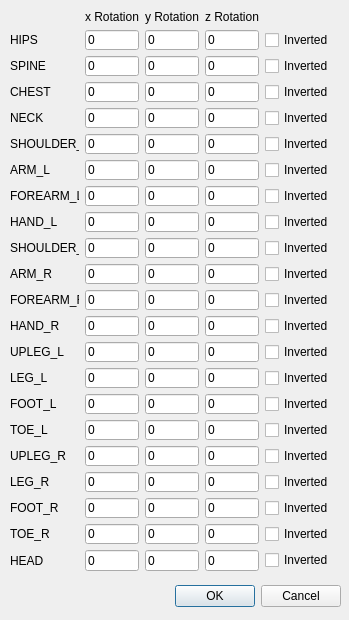
<?xml version="1.0" encoding="UTF-8"?>
<ui version="4.0">
 <class>TrackerModWindow</class>
 <widget class="QDialog" name="TrackerModWindow">
  <property name="geometry">
   <rect>
    <x>0</x>
    <y>0</y>
    <width>349</width>
    <height>620</height>
   </rect>
  </property>
  <property name="windowTitle">
   <string>Dialog</string>
  </property>
  <widget class="QDialogButtonBox" name="buttonBox">
   <property name="geometry">
    <rect>
     <x>0</x>
     <y>580</y>
     <width>341</width>
     <height>32</height>
    </rect>
   </property>
   <property name="orientation">
    <enum>Qt::Horizontal</enum>
   </property>
   <property name="standardButtons">
    <set>QDialogButtonBox::Cancel|QDialogButtonBox::Ok</set>
   </property>
  </widget>
  <widget class="QWidget" name="gridLayoutWidget">
   <property name="geometry">
    <rect>
     <x>10</x>
     <y>10</y>
     <width>324</width>
     <height>561</height>
    </rect>
   </property>
   <layout class="QGridLayout" name="gridLayout">
    <item row="15" column="2">
     <widget class="QLineEdit" name="lineEdit_94">
      <property name="text">
       <string>0</string>
      </property>
     </widget>
    </item>
    <item row="1" column="1">
     <widget class="QLineEdit" name="lineEdit_2">
      <property name="text">
       <string>0</string>
      </property>
     </widget>
    </item>
    <item row="8" column="2">
     <widget class="QLineEdit" name="lineEdit_87">
      <property name="text">
       <string>0</string>
      </property>
     </widget>
    </item>
    <item row="14" column="2">
     <widget class="QLineEdit" name="lineEdit_93">
      <property name="text">
       <string>0</string>
      </property>
     </widget>
    </item>
    <item row="8" column="3">
     <widget class="QLineEdit" name="lineEdit_107">
      <property name="text">
       <string>0</string>
      </property>
     </widget>
    </item>
    <item row="11" column="2">
     <widget class="QLineEdit" name="lineEdit_90">
      <property name="text">
       <string>0</string>
      </property>
     </widget>
    </item>
    <item row="9" column="3">
     <widget class="QLineEdit" name="lineEdit_108">
      <property name="text">
       <string>0</string>
      </property>
     </widget>
    </item>
    <item row="11" column="0">
     <widget class="QLabel" name="label_90">
      <property name="text">
       <string>FOREARM_R</string>
      </property>
     </widget>
    </item>
    <item row="18" column="3">
     <widget class="QLineEdit" name="lineEdit_117">
      <property name="text">
       <string>0</string>
      </property>
     </widget>
    </item>
    <item row="20" column="0">
     <widget class="QLabel" name="label_99">
      <property name="text">
       <string>TOE_R</string>
      </property>
     </widget>
    </item>
    <item row="4" column="3">
     <widget class="QLineEdit" name="lineEdit_103">
      <property name="text">
       <string>0</string>
      </property>
     </widget>
    </item>
    <item row="18" column="2">
     <widget class="QLineEdit" name="lineEdit_97">
      <property name="text">
       <string>0</string>
      </property>
     </widget>
    </item>
    <item row="3" column="0">
     <widget class="QLabel" name="label_82">
      <property name="text">
       <string>CHEST</string>
      </property>
     </widget>
    </item>
    <item row="12" column="0">
     <widget class="QLabel" name="label_91">
      <property name="text">
       <string>HAND_R</string>
      </property>
     </widget>
    </item>
    <item row="1" column="4">
     <widget class="QCheckBox" name="checkBox">
      <property name="text">
       <string>Inverted</string>
      </property>
     </widget>
    </item>
    <item row="6" column="1">
     <widget class="QLineEdit" name="lineEdit_66">
      <property name="text">
       <string>0</string>
      </property>
     </widget>
    </item>
    <item row="17" column="3">
     <widget class="QLineEdit" name="lineEdit_116">
      <property name="text">
       <string>0</string>
      </property>
     </widget>
    </item>
    <item row="18" column="1">
     <widget class="QLineEdit" name="lineEdit_77">
      <property name="text">
       <string>0</string>
      </property>
     </widget>
    </item>
    <item row="20" column="1">
     <widget class="QLineEdit" name="lineEdit_79">
      <property name="text">
       <string>0</string>
      </property>
     </widget>
    </item>
    <item row="14" column="0">
     <widget class="QLabel" name="label_93">
      <property name="text">
       <string>LEG_L</string>
      </property>
     </widget>
    </item>
    <item row="2" column="3">
     <widget class="QLineEdit" name="lineEdit_101">
      <property name="text">
       <string>0</string>
      </property>
     </widget>
    </item>
    <item row="13" column="3">
     <widget class="QLineEdit" name="lineEdit_112">
      <property name="text">
       <string>0</string>
      </property>
     </widget>
    </item>
    <item row="19" column="3">
     <widget class="QLineEdit" name="lineEdit_118">
      <property name="text">
       <string>0</string>
      </property>
     </widget>
    </item>
    <item row="9" column="1">
     <widget class="QLineEdit" name="lineEdit_69">
      <property name="text">
       <string>0</string>
      </property>
     </widget>
    </item>
    <item row="10" column="0">
     <widget class="QLabel" name="label_89">
      <property name="text">
       <string>ARM_R</string>
      </property>
     </widget>
    </item>
    <item row="21" column="0">
     <widget class="QLabel" name="label_100">
      <property name="text">
       <string>HEAD</string>
      </property>
     </widget>
    </item>
    <item row="19" column="1">
     <widget class="QLineEdit" name="lineEdit_78">
      <property name="text">
       <string>0</string>
      </property>
     </widget>
    </item>
    <item row="7" column="3">
     <widget class="QLineEdit" name="lineEdit_106">
      <property name="text">
       <string>0</string>
      </property>
     </widget>
    </item>
    <item row="20" column="3">
     <widget class="QLineEdit" name="lineEdit_119">
      <property name="text">
       <string>0</string>
      </property>
     </widget>
    </item>
    <item row="3" column="2">
     <widget class="QLineEdit" name="lineEdit_82">
      <property name="text">
       <string>0</string>
      </property>
     </widget>
    </item>
    <item row="12" column="3">
     <widget class="QLineEdit" name="lineEdit_111">
      <property name="text">
       <string>0</string>
      </property>
     </widget>
    </item>
    <item row="10" column="3">
     <widget class="QLineEdit" name="lineEdit_109">
      <property name="text">
       <string>0</string>
      </property>
     </widget>
    </item>
    <item row="16" column="3">
     <widget class="QLineEdit" name="lineEdit_115">
      <property name="text">
       <string>0</string>
      </property>
     </widget>
    </item>
    <item row="6" column="0">
     <widget class="QLabel" name="label_85">
      <property name="text">
       <string>ARM_L</string>
      </property>
     </widget>
    </item>
    <item row="16" column="0">
     <widget class="QLabel" name="label_95">
      <property name="text">
       <string>TOE_L</string>
      </property>
     </widget>
    </item>
    <item row="3" column="3">
     <widget class="QLineEdit" name="lineEdit_102">
      <property name="text">
       <string>0</string>
      </property>
     </widget>
    </item>
    <item row="14" column="1">
     <widget class="QLineEdit" name="lineEdit">
      <property name="text">
       <string>0</string>
      </property>
     </widget>
    </item>
    <item row="6" column="3">
     <widget class="QLineEdit" name="lineEdit_105">
      <property name="text">
       <string>0</string>
      </property>
     </widget>
    </item>
    <item row="14" column="3">
     <widget class="QLineEdit" name="lineEdit_113">
      <property name="text">
       <string>0</string>
      </property>
     </widget>
    </item>
    <item row="4" column="2">
     <widget class="QLineEdit" name="lineEdit_83">
      <property name="text">
       <string>0</string>
      </property>
     </widget>
    </item>
    <item row="12" column="1">
     <widget class="QLineEdit" name="lineEdit_72">
      <property name="text">
       <string>0</string>
      </property>
     </widget>
    </item>
    <item row="7" column="2">
     <widget class="QLineEdit" name="lineEdit_86">
      <property name="text">
       <string>0</string>
      </property>
     </widget>
    </item>
    <item row="9" column="0">
     <widget class="QLabel" name="label_88">
      <property name="text">
       <string>SHOULDER_R</string>
      </property>
     </widget>
    </item>
    <item row="5" column="1">
     <widget class="QLineEdit" name="lineEdit_65">
      <property name="text">
       <string>0</string>
      </property>
     </widget>
    </item>
    <item row="8" column="1">
     <widget class="QLineEdit" name="lineEdit_68">
      <property name="text">
       <string>0</string>
      </property>
     </widget>
    </item>
    <item row="1" column="0">
     <widget class="QLabel" name="label_4">
      <property name="text">
       <string>HIPS</string>
      </property>
     </widget>
    </item>
    <item row="5" column="2">
     <widget class="QLineEdit" name="lineEdit_84">
      <property name="text">
       <string>0</string>
      </property>
     </widget>
    </item>
    <item row="21" column="3">
     <widget class="QLineEdit" name="lineEdit_120">
      <property name="text">
       <string>0</string>
      </property>
     </widget>
    </item>
    <item row="13" column="1">
     <widget class="QLineEdit" name="lineEdit_73">
      <property name="text">
       <string>0</string>
      </property>
     </widget>
    </item>
    <item row="21" column="2">
     <widget class="QLineEdit" name="lineEdit_100">
      <property name="text">
       <string>0</string>
      </property>
     </widget>
    </item>
    <item row="13" column="0">
     <widget class="QLabel" name="label_92">
      <property name="text">
       <string>UPLEG_L</string>
      </property>
     </widget>
    </item>
    <item row="4" column="1">
     <widget class="QLineEdit" name="lineEdit_64">
      <property name="text">
       <string>0</string>
      </property>
     </widget>
    </item>
    <item row="5" column="3">
     <widget class="QLineEdit" name="lineEdit_104">
      <property name="text">
       <string>0</string>
      </property>
     </widget>
    </item>
    <item row="15" column="3">
     <widget class="QLineEdit" name="lineEdit_114">
      <property name="text">
       <string>0</string>
      </property>
     </widget>
    </item>
    <item row="19" column="0">
     <widget class="QLabel" name="label_98">
      <property name="text">
       <string>FOOT_R</string>
      </property>
     </widget>
    </item>
    <item row="16" column="1">
     <widget class="QLineEdit" name="lineEdit_75">
      <property name="text">
       <string>0</string>
      </property>
     </widget>
    </item>
    <item row="17" column="2">
     <widget class="QLineEdit" name="lineEdit_96">
      <property name="text">
       <string>0</string>
      </property>
     </widget>
    </item>
    <item row="0" column="2">
     <widget class="QLabel" name="label_2">
      <property name="text">
       <string>y Rotation</string>
      </property>
     </widget>
    </item>
    <item row="15" column="1">
     <widget class="QLineEdit" name="lineEdit_74">
      <property name="text">
       <string>0</string>
      </property>
     </widget>
    </item>
    <item row="0" column="3">
     <widget class="QLabel" name="label_3">
      <property name="text">
       <string>z Rotation</string>
      </property>
     </widget>
    </item>
    <item row="15" column="0">
     <widget class="QLabel" name="label_94">
      <property name="text">
       <string>FOOT_L</string>
      </property>
     </widget>
    </item>
    <item row="0" column="1">
     <widget class="QLabel" name="label">
      <property name="text">
       <string>x Rotation</string>
      </property>
     </widget>
    </item>
    <item row="13" column="2">
     <widget class="QLineEdit" name="lineEdit_92">
      <property name="text">
       <string>0</string>
      </property>
     </widget>
    </item>
    <item row="1" column="2">
     <widget class="QLineEdit" name="lineEdit_4">
      <property name="text">
       <string>0</string>
      </property>
     </widget>
    </item>
    <item row="12" column="2">
     <widget class="QLineEdit" name="lineEdit_91">
      <property name="text">
       <string>0</string>
      </property>
     </widget>
    </item>
    <item row="8" column="0">
     <widget class="QLabel" name="label_87">
      <property name="text">
       <string>HAND_L</string>
      </property>
     </widget>
    </item>
    <item row="10" column="1">
     <widget class="QLineEdit" name="lineEdit_70">
      <property name="text">
       <string>0</string>
      </property>
     </widget>
    </item>
    <item row="21" column="1">
     <widget class="QLineEdit" name="lineEdit_80">
      <property name="text">
       <string>0</string>
      </property>
     </widget>
    </item>
    <item row="4" column="0">
     <widget class="QLabel" name="label_83">
      <property name="text">
       <string>NECK</string>
      </property>
     </widget>
    </item>
    <item row="2" column="2">
     <widget class="QLineEdit" name="lineEdit_81">
      <property name="text">
       <string>0</string>
      </property>
     </widget>
    </item>
    <item row="17" column="0">
     <widget class="QLabel" name="label_96">
      <property name="text">
       <string>UPLEG_R</string>
      </property>
     </widget>
    </item>
    <item row="2" column="0">
     <widget class="QLabel" name="label_81">
      <property name="text">
       <string>SPINE</string>
      </property>
     </widget>
    </item>
    <item row="17" column="1">
     <widget class="QLineEdit" name="lineEdit_76">
      <property name="text">
       <string>0</string>
      </property>
     </widget>
    </item>
    <item row="11" column="1">
     <widget class="QLineEdit" name="lineEdit_71">
      <property name="text">
       <string>0</string>
      </property>
     </widget>
    </item>
    <item row="2" column="1">
     <widget class="QLineEdit" name="lineEdit_62">
      <property name="text">
       <string>0</string>
      </property>
     </widget>
    </item>
    <item row="1" column="3">
     <widget class="QLineEdit" name="lineEdit_5">
      <property name="text">
       <string>0</string>
      </property>
     </widget>
    </item>
    <item row="20" column="2">
     <widget class="QLineEdit" name="lineEdit_99">
      <property name="text">
       <string>0</string>
      </property>
     </widget>
    </item>
    <item row="9" column="2">
     <widget class="QLineEdit" name="lineEdit_88">
      <property name="text">
       <string>0</string>
      </property>
     </widget>
    </item>
    <item row="6" column="2">
     <widget class="QLineEdit" name="lineEdit_85">
      <property name="text">
       <string>0</string>
      </property>
     </widget>
    </item>
    <item row="18" column="0">
     <widget class="QLabel" name="label_97">
      <property name="text">
       <string>LEG_R</string>
      </property>
     </widget>
    </item>
    <item row="16" column="2">
     <widget class="QLineEdit" name="lineEdit_95">
      <property name="text">
       <string>0</string>
      </property>
     </widget>
    </item>
    <item row="5" column="0">
     <widget class="QLabel" name="label_84">
      <property name="text">
       <string>SHOULDER_L</string>
      </property>
     </widget>
    </item>
    <item row="19" column="2">
     <widget class="QLineEdit" name="lineEdit_98">
      <property name="text">
       <string>0</string>
      </property>
     </widget>
    </item>
    <item row="11" column="3">
     <widget class="QLineEdit" name="lineEdit_110">
      <property name="text">
       <string>0</string>
      </property>
     </widget>
    </item>
    <item row="7" column="1">
     <widget class="QLineEdit" name="lineEdit_67">
      <property name="text">
       <string>0</string>
      </property>
     </widget>
    </item>
    <item row="7" column="0">
     <widget class="QLabel" name="label_86">
      <property name="text">
       <string>FOREARM_L</string>
      </property>
     </widget>
    </item>
    <item row="10" column="2">
     <widget class="QLineEdit" name="lineEdit_89">
      <property name="text">
       <string>0</string>
      </property>
     </widget>
    </item>
    <item row="3" column="1">
     <widget class="QLineEdit" name="lineEdit_63">
      <property name="text">
       <string>0</string>
      </property>
     </widget>
    </item>
    <item row="2" column="4">
     <widget class="QCheckBox" name="checkBox_32">
      <property name="text">
       <string>Inverted</string>
      </property>
     </widget>
    </item>
    <item row="3" column="4">
     <widget class="QCheckBox" name="checkBox_31">
      <property name="text">
       <string>Inverted</string>
      </property>
     </widget>
    </item>
    <item row="4" column="4">
     <widget class="QCheckBox" name="checkBox_22">
      <property name="text">
       <string>Inverted</string>
      </property>
     </widget>
    </item>
    <item row="5" column="4">
     <widget class="QCheckBox" name="checkBox_21">
      <property name="text">
       <string>Inverted</string>
      </property>
     </widget>
    </item>
    <item row="6" column="4">
     <widget class="QCheckBox" name="checkBox_23">
      <property name="text">
       <string>Inverted</string>
      </property>
     </widget>
    </item>
    <item row="7" column="4">
     <widget class="QCheckBox" name="checkBox_25">
      <property name="text">
       <string>Inverted</string>
      </property>
     </widget>
    </item>
    <item row="8" column="4">
     <widget class="QCheckBox" name="checkBox_30">
      <property name="text">
       <string>Inverted</string>
      </property>
     </widget>
    </item>
    <item row="9" column="4">
     <widget class="QCheckBox" name="checkBox_24">
      <property name="text">
       <string>Inverted</string>
      </property>
     </widget>
    </item>
    <item row="10" column="4">
     <widget class="QCheckBox" name="checkBox_26">
      <property name="text">
       <string>Inverted</string>
      </property>
     </widget>
    </item>
    <item row="11" column="4">
     <widget class="QCheckBox" name="checkBox_27">
      <property name="text">
       <string>Inverted</string>
      </property>
     </widget>
    </item>
    <item row="12" column="4">
     <widget class="QCheckBox" name="checkBox_28">
      <property name="text">
       <string>Inverted</string>
      </property>
     </widget>
    </item>
    <item row="13" column="4">
     <widget class="QCheckBox" name="checkBox_29">
      <property name="text">
       <string>Inverted</string>
      </property>
     </widget>
    </item>
    <item row="14" column="4">
     <widget class="QCheckBox" name="checkBox_40">
      <property name="text">
       <string>Inverted</string>
      </property>
     </widget>
    </item>
    <item row="16" column="4">
     <widget class="QCheckBox" name="checkBox_39">
      <property name="text">
       <string>Inverted</string>
      </property>
     </widget>
    </item>
    <item row="19" column="4">
     <widget class="QCheckBox" name="checkBox_38">
      <property name="text">
       <string>Inverted</string>
      </property>
     </widget>
    </item>
    <item row="20" column="4">
     <widget class="QCheckBox" name="checkBox_37">
      <property name="text">
       <string>Inverted</string>
      </property>
     </widget>
    </item>
    <item row="18" column="4">
     <widget class="QCheckBox" name="checkBox_36">
      <property name="text">
       <string>Inverted</string>
      </property>
     </widget>
    </item>
    <item row="21" column="4">
     <widget class="QCheckBox" name="checkBox_35">
      <property name="text">
       <string>Inverted</string>
      </property>
     </widget>
    </item>
    <item row="17" column="4">
     <widget class="QCheckBox" name="checkBox_34">
      <property name="text">
       <string>Inverted</string>
      </property>
     </widget>
    </item>
    <item row="15" column="4">
     <widget class="QCheckBox" name="checkBox_33">
      <property name="text">
       <string>Inverted</string>
      </property>
     </widget>
    </item>
   </layout>
  </widget>
 </widget>
 <resources/>
 <connections>
  <connection>
   <sender>buttonBox</sender>
   <signal>accepted()</signal>
   <receiver>TrackerModWindow</receiver>
   <slot>accept()</slot>
   <hints>
    <hint type="sourcelabel">
     <x>538</x>
     <y>574</y>
    </hint>
    <hint type="destinationlabel">
     <x>157</x>
     <y>274</y>
    </hint>
   </hints>
  </connection>
  <connection>
   <sender>buttonBox</sender>
   <signal>rejected()</signal>
   <receiver>TrackerModWindow</receiver>
   <slot>reject()</slot>
   <hints>
    <hint type="sourcelabel">
     <x>606</x>
     <y>580</y>
    </hint>
    <hint type="destinationlabel">
     <x>286</x>
     <y>274</y>
    </hint>
   </hints>
  </connection>
 </connections>
</ui>
